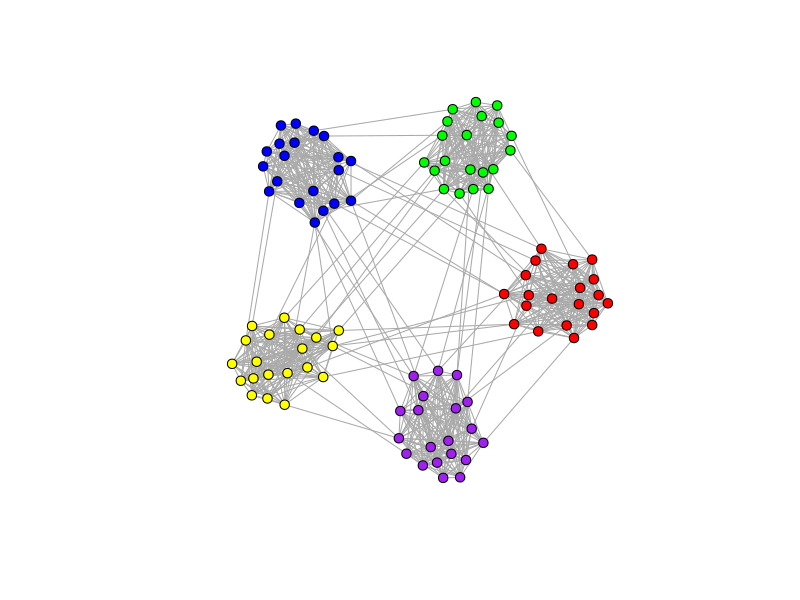
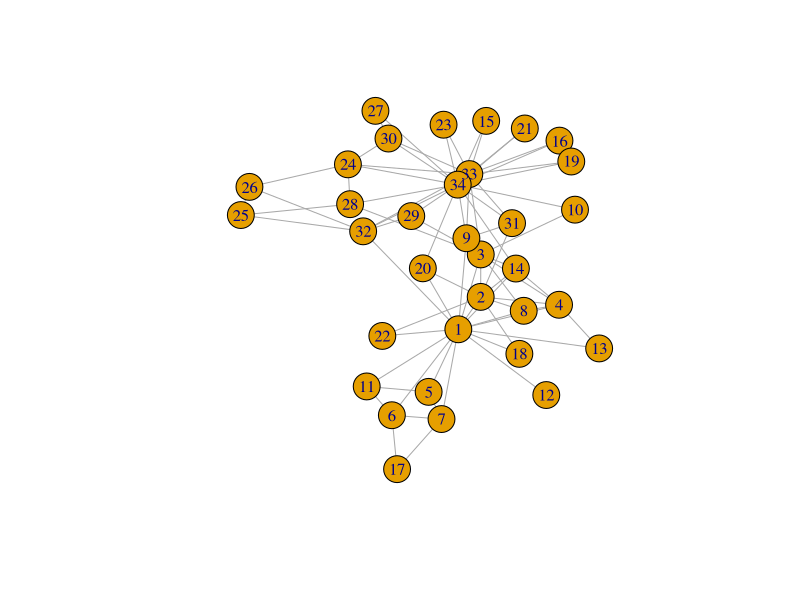
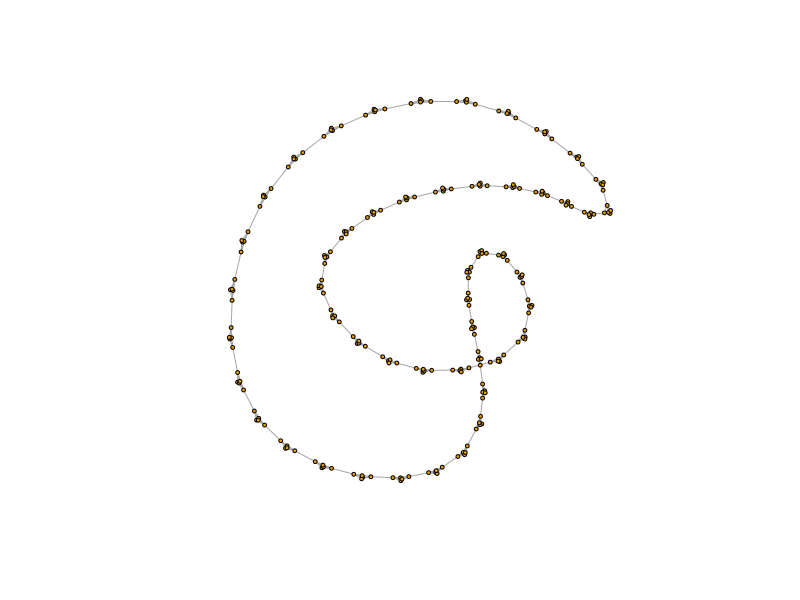

Write R code to recreate these figures, in order.
## ---- chunk 1
knitr::opts_chunk$set(
  collapse = TRUE,
  comment = "#>"
)
## ---- chunk 2
library(igraph)
## ---- chunk 3
set.seed(1234)
g <- sample_islands(5, 20, 0.9, 5)
g <- simplify(g)

colors <- c("red", "green", "blue", "yellow", "purple")

V(g)$color <- rep(colors, each = 20)
plot(g, vertex.label = NA, vertex.size = 5)
## ---- chunk 4
algs <- as.character(lsf.str("package:igraph"))
algs[grepl("cluster_", algs)]
## ---- chunk 5
karate <- make_graph("Zachary")
plot(karate)
## ---- chunk 6
# compute clustering
clu <- cluster_louvain(karate)

# cluster membership vector
mem <- membership(clu)
mem

# clusters as list
com <- communities(clu)
com
## ---- chunk 7

imc <- cluster_infomap(karate)
lec <- cluster_leading_eigen(karate)
loc <- cluster_louvain(karate)
sgc <- cluster_spinglass(karate)
wtc <- cluster_walktrap(karate)

scores <- c(
  infomap = modularity(karate, membership(imc)),
  eigen = modularity(karate, membership(lec)),
  louvain = modularity(karate, membership(loc)),
  spinglass = modularity(karate, membership(sgc)),
  walk = modularity(karate, membership(wtc))
)
scores
## ---- chunk 8
n1 <- 5
n2 <- 50
A <- matrix(1, n1, n1)
lst <- vector("list", n2)
lst <- lapply(lst, function(x) A)
AA <- Matrix::bdiag(lst)
for (i in 1:(n2 - 1)) {
  AA[i * n1, i * n1 + 1] <- AA[i * n1 + 1, i * n1] <- 1
}
AA[1, n1 * n2] <- AA[n1 * n2, 1] <- 1
K50 <- graph_from_adjacency_matrix(AA, "undirected", diag = FALSE)
## ---- chunk 9
plot(K50, vertex.label = NA, vertex.size = 2, edge.color = "grey66")
## ---- chunk 10
clu_louvain <- cluster_louvain(K50)
table(membership(clu_louvain))
## ---- chunk 11
#| label: clu-leiden-K50
clu_leiden <- cluster_leiden(
  K50,
  objective_function = "CPM",
  resolution = 0.5
)
table(membership(clu_leiden))
